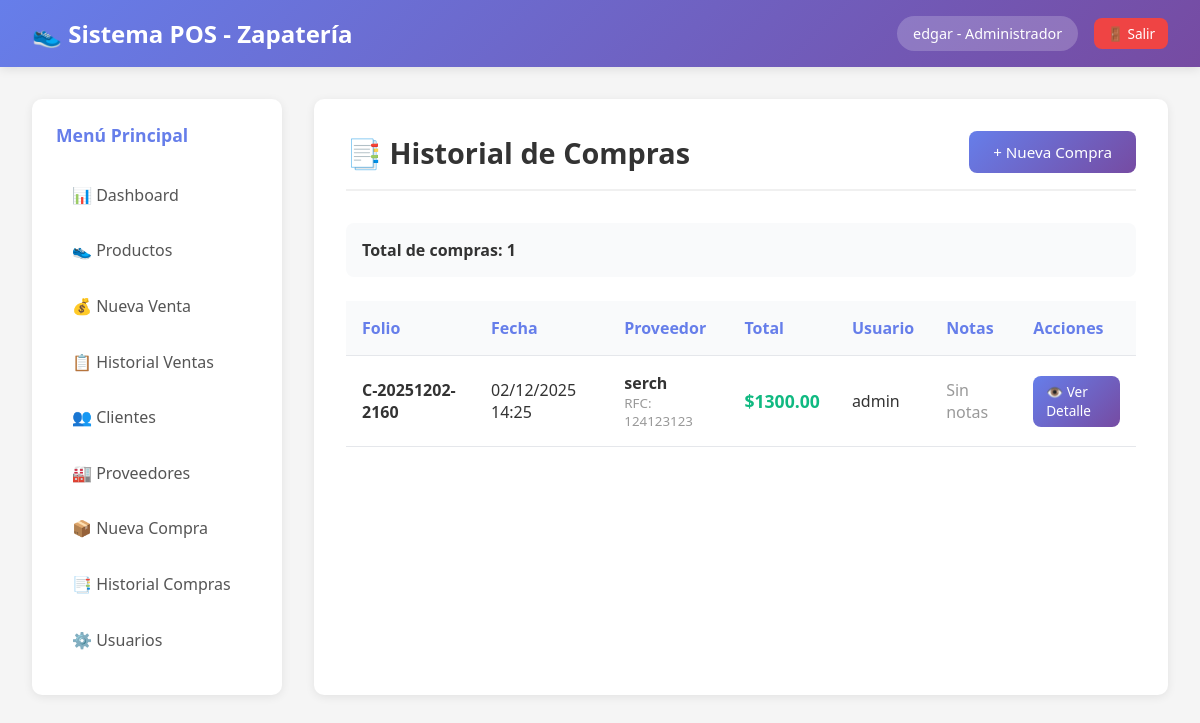
The app's page /compras/ (signed in) with its own data.
### pos/models.py (models this page shows, shortened)
class Usuario(AbstractUser):
    ROLES = (
        ('administrador', 'Administrador'),
        ('empleado', 'Empleado'),
        ('consulta', 'Consulta'),
    )
    rol = models.CharField(max_length=20, choices=ROLES, default='empleado')
    telefono = models.CharField(max_length=15, blank=True)
    class Meta:
        verbose_name = 'Usuario'
        verbose_name_plural = 'Usuarios'

class Compra(models.Model):
    folio = models.CharField(max_length=50, unique=True)
    proveedor = models.ForeignKey(Proveedor, on_delete=models.PROTECT)
    usuario = models.ForeignKey(Usuario, on_delete=models.PROTECT)
    fecha = models.DateTimeField(auto_now_add=True)
    total = models.DecimalField(max_digits=10, decimal_places=2, default=0)
    notas = models.TextField(blank=True)
    class Meta:
        ordering = ['-fecha']

class Proveedor(models.Model):
    nombre = models.CharField(max_length=200)
    rfc = models.CharField(max_length=13, unique=True)
    telefono = models.CharField(max_length=15)
    email = models.EmailField()
    direccion = models.TextField()
    activo = models.BooleanField(default=True)
    fecha_registro = models.DateTimeField(auto_now_add=True)
    class Meta:
        verbose_name_plural = 'Proveedores'

### pos/views.py (the view)
# urls.py: path('compras/', views.historial_compras, name='historial_compras'),
@login_required
def historial_compras(request):
    compras = Compra.objects.all()
    context = {'compras': compras}
    return render(request, 'pos/historial_compras.html', context)

### pos/templates/pos/historial_compras.html (shortened to what this page needs)
{% extends 'pos/base.html' %}
{% block content %}
<div class="page-header">
    <h2>📑 Historial de Compras</h2>
    {% if user.rol != 'consulta' %}
    <a href="{% url 'nueva_compra' %}" class="btn btn-primary">+ Nueva Compra</a>
    {% endif %}
</div>
{% if compras %}
<div style="margin-bottom: 1rem; padding: 1rem; background: #f9fafb; border-radius: 8px;">
    <strong>Total de compras: {{ compras.count }}</strong>
</div>
<div class="table-container">
    <table>
        <thead>
            <tr>
                <th>Folio</th>
                <th>Fecha</th>
                <th>Proveedor</th>
                <th>Total</th>
                <th>Usuario</th>
                <th>Notas</th>
                <th>Acciones</th>
            </tr>
        </thead>
        <tbody>
            {% for compra in compras %}
            <tr>
                <td><strong>{{ compra.folio }}</strong></td>
                <td>{{ compra.fecha|date:"d/m/Y H:i" }}</td>
                <td>
                    <div style="display: flex; flex-direction: column;">
                        <strong>{{ compra.proveedor.nombre }}</strong>
                        <small style="color: #999;">RFC: {{ compra.proveedor.rfc }}</small>
                    </div>
                </td>
                <td><strong style="color: #10b981; font-size: 1.1rem;">${{ compra.total }}</strong></td>
                <td>{{ compra.usuario.username }}</td>
                <td>
                    {% if compra.notas %}
                        <span title="{{ compra.notas }}">{{ compra.notas|truncatewords:5 }}</span>
                    {% else %}
                        <span style="color: #999;">Sin notas</span>
                    {% endif %}
                </td>
                <td>
                    <a href="{% url 'detalle_compra' compra.id %}" class="btn btn-primary btn-sm">👁️ Ver Detalle</a>
                </td>
            </tr>
            {% endfor %}
        </tbody>
    </table>
</div>
{% endif %}
{% endblock %}

### pos/templates/pos/base.html (shortened to what this page needs)
<!DOCTYPE html>
<html lang="es">
<head>
</head>
<body>
    <nav class="navbar">
        <div class="navbar-content">
            <h1>👟 Sistema POS - Zapatería</h1>
            <div class="nav-user">
                <span class="user-badge">{{ user.get_full_name|default:user.username }} - {{ user.get_rol_display }}</span>
                <a href="{% url 'logout' %}" class="btn btn-danger btn-sm">🚪 Salir</a>
            </div>
        </div>
    </nav>
    <div class="container">
        <aside class="sidebar">
            <h3>Menú Principal</h3>
            <a href="{% url 'dashboard' %}" class="menu-item">📊 Dashboard</a>
            <a href="{% url 'productos' %}" class="menu-item">👟 Productos</a>
            {% if user.rol != 'consulta' %}
            <a href="{% url 'nueva_venta' %}" class="menu-item">💰 Nueva Venta</a>
            {% endif %}
            <a href="{% url 'historial_ventas' %}" class="menu-item">📋 Historial Ventas</a>
            <a href="{% url 'clientes' %}" class="menu-item">👥 Clientes</a>
            <a href="{% url 'proveedores' %}" class="menu-item">🏭 Proveedores</a>
            {% if user.rol != 'consulta' %}
            <a href="{% url 'nueva_compra' %}" class="menu-item">📦 Nueva Compra</a>
            {% endif %}
            <a href="{% url 'historial_compras' %}" class="menu-item">📑 Historial Compras</a>
            {% if user.rol == 'administrador' %}
            <a href="{% url 'usuarios' %}" class="menu-item">⚙️ Usuarios</a>
            {% endif %}
        </aside>
        <main class="content">
            {% block content %}{% endblock %}
        </main>
    </div>
</body>
</html>

### pos/templates/pos/base.html (style rules this page uses)
* { margin: 0; padding: 0; box-sizing: border-box; }
body { font-family: 'Segoe UI', Tahoma, Geneva, Verdana, sans-serif; background: #f5f5f5; color: #333; }
.navbar { background: linear-gradient(135deg, #667eea 0%, #764ba2 100%); color: white; padding: 1rem 2rem; box-shadow: 0 2px 10px rgba(0,0,0,0.1); }
.navbar-content { max-width: 1400px; margin: 0 auto; display: flex; justify-content: space-between; align-items: center; }
.navbar h1 { font-size: 1.5rem; font-weight: 600; }
.nav-user { display: flex; align-items: center; gap: 1rem; }
.user-badge { background: rgba(255,255,255,0.2); padding: 0.5rem 1rem; border-radius: 20px; font-size: 0.9rem; }
.container { max-width: 1400px; margin: 0 auto; padding: 2rem; display: grid; grid-template-columns: 250px 1fr; gap: 2rem; }
.sidebar { background: white; border-radius: 10px; padding: 1.5rem; box-shadow: 0 2px 10px rgba(0,0,0,0.08); height: fit-content; position: sticky; top: 2rem; }
.sidebar h3 { margin-bottom: 1.5rem; color: #667eea; font-size: 1.1rem; }
.menu-item { display: block; padding: 0.8rem 1rem; margin-bottom: 0.5rem; color: #555; text-decoration: none; border-radius: 8px; transition: all 0.3s; }
.content { background: white; border-radius: 10px; padding: 2rem; box-shadow: 0 2px 10px rgba(0,0,0,0.08); min-height: 500px; }
.page-header { display: flex; justify-content: space-between; align-items: center; margin-bottom: 2rem; padding-bottom: 1rem; border-bottom: 2px solid #f0f0f0; }
.page-header h2 { color: #333; font-size: 1.8rem; }
.btn { padding: 0.7rem 1.5rem; border: none; border-radius: 8px; cursor: pointer; font-size: 0.95rem; text-decoration: none; display: inline-block; transition: all 0.3s; font-weight: 500; }
.btn-primary { background: linear-gradient(135deg, #667eea 0%, #764ba2 100%); color: white; }
.btn-danger { background: #ef4444; color: white; }
.btn-sm { padding: 0.4rem 0.8rem; font-size: 0.85rem; }
.table-container { overflow-x: auto; margin-top: 1.5rem; }
table { width: 100%; border-collapse: collapse; }
th, td { padding: 1rem; text-align: left; border-bottom: 1px solid #e5e7eb; }
th { background: #f9fafb; font-weight: 600; color: #667eea; }

### records on screen
Usuario: get_full_name "edgar", rol "Administrador"
Compra: folio "C-20251202-2160", fecha "02/12/2025 14:25", proveedor.nombre "serch", proveedor.rfc "124123123", total "1300.00", usuario.username "admin", notas "Sin notas"

### other values on screen
{{ compras.count }} "1"
